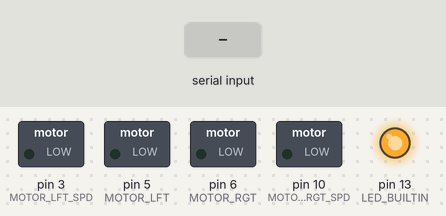
A sketch run on a simulated Arduino Uno, built with avr-gcc and run on an emulated ATmega328P. On the bench: switched loads named in the sketch (green lamp = pin HIGH), output pins drawn as LEDs (lit = HIGH). The inputs (shaded band) are chosen by the test bench. What the sketch prints to the serial monitor is not drawn.

Above: at 1.2 s.
1.3 s: "90,45\n" received over Serial
At 4.1 s:
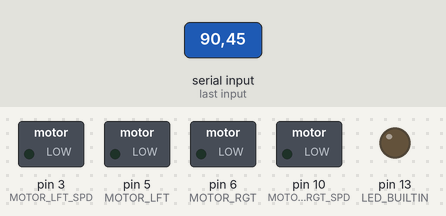
4.3 s: "30,150\n" received over Serial
At 7.1 s:
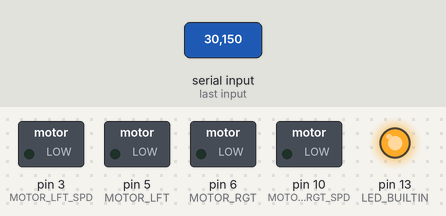
7.3 s: "0\n" received over Serial
At 9.9 s:
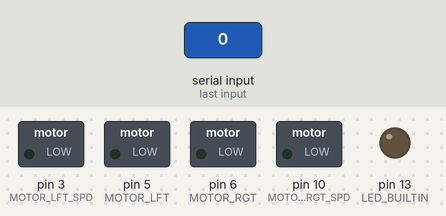
10.3 s: "5\n" received over Serial
At 13.1 s:
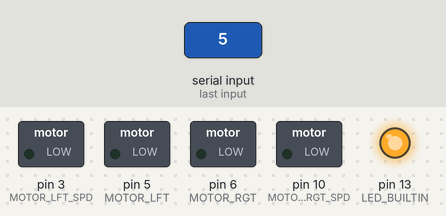
Timing chart, 0 to 14.3 s (numbered marks = the images above; inputs shaded):
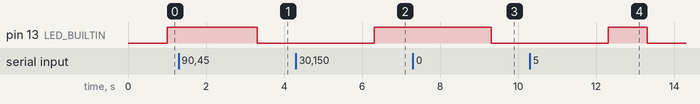

Measured:
- after the input at 1.3 s, pin 13 (LED_BUILTIN): HIGH → LOW after 2.0 s
- after the input at 4.3 s, pin 13 (LED_BUILTIN): LOW → HIGH after 2.0 s instead of 0.02 s
- after the input at 7.3 s, pin 13 (LED_BUILTIN): HIGH → LOW after 2.0 s instead of 0.01 s
- after the input at 10.3 s, pin 13 (LED_BUILTIN): LOW → HIGH after 2.0 s instead of 0.02 s

The sketch:

motorDriverV2.ino
```cpp
#define MOTOR_LFT_SPD  3
#define MOTOR_RGT_SPD  10

#define MOTOR_LFT  5
#define MOTOR_RGT  6


#define DEBUG false
void initPWM(){
//fast PWM with OCR2A TOP 20Khz pin 3
TCCR2A = _BV(COM2A0) | _BV(COM2B1) | _BV(WGM21) | _BV(WGM20);
TCCR2B = _BV(WGM22) | _BV(CS21);
OCR2A = 100;
//fast PWM with OCR1A TOP  20Khz pin 10
TCCR1A = _BV(COM1A0) | _BV(COM1B1) | _BV(WGM11) | _BV(WGM10);
TCCR1B =  _BV(WGM13) | _BV(WGM12) | _BV(CS10);
OCR1A = 800;

}
void writePWM_LFT(int value){//value 0-255
  value = (int)map(value, 0,255,0,100);
  OCR2B = value;
//  Serial.print("\t");
//  Serial.print(value);

}
void writePWM_RGT(int value){// value 0-255
  value = (int)map(value, 0,255,0,800);
  OCR1B = value;
//  Serial.print("\t");
//  Serial.print(value);
}

void InitMotor(){
  pinMode(MOTOR_LFT,OUTPUT);
  pinMode(MOTOR_RGT,OUTPUT);
  pinMode(MOTOR_LFT_SPD,OUTPUT);
  pinMode(MOTOR_RGT_SPD,OUTPUT);
}

void drive(int spd,int yawRate){
  int spdV,yawV;
  spdV = abs(spd);//map(abs(spd), 0,100,0,255);
  yawV = abs(yawRate);//map(abs(yawRate), 0,100,0,255);


  bool RMotor,LMotor;
  int L_spd,R_spd;
  if (spd>0 && yawRate>=0){
    /*if(DEBUG){
      Serial.print(spd);
      Serial.println("fwd cclk turn");
    }*/

    L_spd = spdV + yawV;
    R_spd = spdV - yawV;

    RMotor = true;
    LMotor = true;
  }
  else if (spd>0 && yawRate<0){
    /*if(DEBUG){
      Serial.print(spd);
      Serial.println("fwd clk turn");
    }*/

    L_spd = spdV - yawV;
    R_spd = spdV + yawV;

    RMotor = true;
    LMotor = true;
  }
  else if (spd<0 && yawRate>=0){
    /*if(DEBUG){
      Serial.print(spd);
      Serial.println("back cclk turn");
    }*/

    L_spd = spdV + yawV;
    R_spd = spdV - yawV;

    RMotor = 0;
    LMotor = 0;
  }
  else if (spd<0 && yawRate<0){
    /*if(DEBUG){
      Serial.print(spd);
      Serial.println("back clk turn");
    }*/

    L_spd = spdV - yawV;
    R_spd = spdV + yawV;

    RMotor = 0;
    LMotor = 0;
  }
  else if (spd==0 && yawRate>0){
    /*if(DEBUG){
      Serial.print(spd);
      Serial.println("cclk turn");
    }*/

    L_spd =  yawV;
    R_spd =  yawV;
    RMotor = 0;
    LMotor = true;

  }
  else if (spd==0 && yawRate<0){
    /*if(DEBUG){
      Serial.print(spd);
      Serial.println("clk turn");
    }*/

    L_spd = yawV;
    R_spd = yawV;

    RMotor = true;
    LMotor = 0;
  }
  else{
    /*if(DEBUG){
      Serial.print(spd);
      Serial.println("break");
    }*/

    L_spd = 0;
    R_spd = 0;
    RMotor = 0;
    LMotor = 0;
  }

    if (L_spd>255)L_spd=255;
    if (R_spd>255)R_spd=255;
    if (L_spd<0)L_spd=0;
    if (R_spd<0)R_spd=0;


//  if(DEBUG){
//      Serial.print(L_spd);
//      Serial.print("\t");
//      Serial.print(R_spd);
//      Serial.print("\t");
//      Serial.print(LMotor);
//      Serial.print("\t");
//      Serial.print(RMotor);
//    }
//

  digitalWrite(MOTOR_LFT,LMotor);
  digitalWrite(MOTOR_RGT,RMotor);

  writePWM_LFT(L_spd);
  writePWM_RGT(R_spd);
//  Serial.println();
}
```

RiziAGV.ino
```cpp
double dt=0, start;
float rate = 0.001;
void setup() {
  // put your setup code here, to run once:
  InitMotor();
  initPWM();
  SerialInit();
  start=millis();
  pinMode(LED_BUILTIN, OUTPUT);

}
int Data[2]={0,0};
//int mode=0,spd=0;
float yawRate=0,spd=0;
float cmdRate = millis();
float lstUpdate = millis();
float ledUpdate = millis();
void loop() {

  if ((millis()- cmdRate) >= 16){
  CmdVel(Data);
  cmdRate = millis();

  }

  spd= (1-rate)*spd + rate*Data[0];
  yawRate =(1-rate)*yawRate + rate*Data[1];

  drive((int)spd, (int)yawRate);

  dt=(millis()-start);
//  Serial.print(spd);
//  Serial.print("\t");
//  Serial.print(yawRate);
  Serial.print("\t\t");
  Serial.println(dt);
  start=millis();


//

}
```

SerialRX.ino
```cpp
#define BaudRate 115200

int SerialData1=0;
int SerialData2=0;
//bool data1=false,data2=false;
bool ledState = LOW;

void SerialInit(){
  Serial.begin(BaudRate);

}

void CmdVel(int Data[2])
{

  if (Serial.available()){
    char tempdata = Serial.read();
    Serial.print("ok1");
    while(tempdata!='s' && Serial.available()){
      tempdata = Serial.read();
      Serial.print("ok2");
    }
    SerialData1 = Serial.parseInt();
    Serial.print("o3");
    while (tempdata !='y'  && Serial.available()){
      tempdata = Serial.read();
    }

    SerialData2 = Serial.parseInt();

    lstUpdate = millis();
  }

  if (millis()-lstUpdate>2000)
  {
    Data[0]=0;
    Data[1]=0;
  }
  else
  {
    if (millis()-ledUpdate>1000)
    {
      ledUpdate = millis();
      if (ledState == LOW)
      {
          ledState = HIGH;
      }
      else
      {
          ledState = LOW;
      }
      digitalWrite(LED_BUILTIN,ledState);
    }

    Data[0] = SerialData1;
    Data[1] = SerialData2;

  }
//  else
//  {
//    Data[0]=50;
//    Data[1]=0;
//  }
//Data[0]=-50;
//Data[1]=0;
}
```

motorDriver.ino
```cpp
/*
#define MOTOR_EN_LFT  10
#define MOTOR_EN_RGT  11

#define MOTOR_LFT_FWD  3
#define MOTOR_LFT_BCK  5
#define MOTOR_RGT_FWD  6
#define MOTOR_RGT_BCK  9

#define DEBUG true

void InitMotor(){
  pinMode(MOTOR_LFT_FWD,OUTPUT);
  pinMode(MOTOR_LFT_BCK,OUTPUT);
  pinMode(MOTOR_RGT_FWD,OUTPUT);
  pinMode(MOTOR_RGT_BCK,OUTPUT);

  pinMode(MOTOR_EN_LFT,OUTPUT);
  pinMode(MOTOR_EN_RGT,OUTPUT);
}

void drive(int spd,int mode){

  switch (mode){
  case 0:
    Break();
    if(DEBUG){
      Serial.println("break");
    }
    break;

  case 1:
    Forward(spd);
    if(DEBUG){
      Serial.print(spd);
      Serial.println("fwd");
    }
    break;
  case 2:
    Backward(spd);
    if(DEBUG){
      Serial.print(spd);
      Serial.println("bck");
    }
    break;
  case 3:
    Turn_clk(spd);
    if(DEBUG){
      Serial.print(spd);
      Serial.println("clk");
    }
    break;
  case 4:
    Turn_cclk(spd);
    if(DEBUG){
      Serial.print(spd);
      Serial.println("cclk");
    }
    break;
  default:
    Break();
    if(DEBUG){
      Serial.println("break");
    }
    break;
  }
}

void Turn_clk (int spd){
  spd = map(spd, 0,100,10,255);
  EN_LFT(true);
  EN_RGT(true);
  analogWrite(MOTOR_LFT_FWD,spd);
  analogWrite(MOTOR_LFT_BCK,0);
  analogWrite(MOTOR_RGT_FWD,spd);
  analogWrite(MOTOR_RGT_BCK,0);
}

void Turn_cclk (int spd){
  spd = map(spd, 0,100,10,255);
  EN_LFT(true);
  EN_RGT(true);
  analogWrite(MOTOR_LFT_FWD,0);
  analogWrite(MOTOR_LFT_BCK,spd);
  analogWrite(MOTOR_RGT_FWD,0);
  analogWrite(MOTOR_RGT_BCK,spd);
}

void Forward(int spd){
  spd = map(spd, 0,100,10,255);
  EN_LFT(true);
  EN_RGT(true);
  analogWrite(MOTOR_LFT_FWD,0);
  analogWrite(MOTOR_LFT_BCK,spd);
  analogWrite(MOTOR_RGT_FWD,spd);
  analogWrite(MOTOR_RGT_BCK,0);
}

void Backward (int spd){
  spd = map(spd, 0,100,10,255);
  EN_LFT(true);
  EN_RGT(true);
  analogWrite(MOTOR_LFT_FWD,spd);
  analogWrite(MOTOR_LFT_BCK,0);
  analogWrite(MOTOR_RGT_FWD,0);
  analogWrite(MOTOR_RGT_BCK,spd);
}


void Break(){
  EN_LFT(false);
  EN_RGT(false);
  analogWrite(MOTOR_LFT_FWD,0);
  analogWrite(MOTOR_LFT_BCK,0);
  analogWrite(MOTOR_RGT_FWD,0);
  analogWrite(MOTOR_RGT_BCK,0);
}

void EN_LFT(bool state){
  if (state)
  {
    digitalWrite(MOTOR_EN_LFT,true);
  }
  else
  {
    digitalWrite(MOTOR_EN_LFT,false);
  }
}
void EN_RGT(bool state){
  if (state)
  {
    digitalWrite(MOTOR_EN_RGT,true);
  }
  else
  {
    digitalWrite(MOTOR_EN_RGT,false);
  }
}
*/
```
